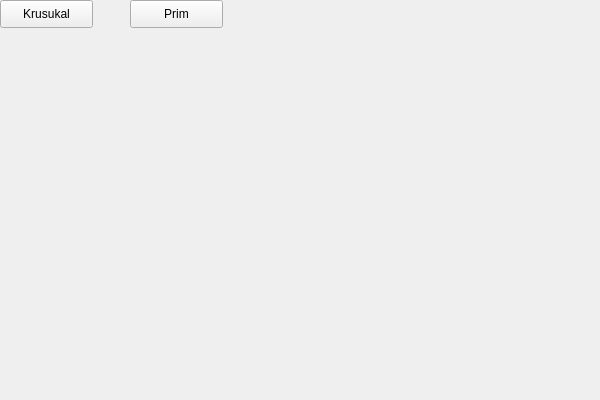
<?xml version="1.0" encoding="UTF-8"?>
<ui version="4.0">
 <class>testClass</class>
 <widget class="QWidget" name="testClass">
  <property name="geometry">
   <rect>
    <x>0</x>
    <y>0</y>
    <width>600</width>
    <height>400</height>
   </rect>
  </property>
  <property name="windowTitle">
   <string>test</string>
  </property>
  <widget class="QPushButton" name="P">
   <property name="geometry">
    <rect>
     <x>130</x>
     <y>0</y>
     <width>93</width>
     <height>28</height>
    </rect>
   </property>
   <property name="sizePolicy">
    <sizepolicy hsizetype="Expanding" vsizetype="Expanding">
     <horstretch>0</horstretch>
     <verstretch>0</verstretch>
    </sizepolicy>
   </property>
   <property name="text">
    <string>Prim</string>
   </property>
  </widget>
  <widget class="QPushButton" name="K">
   <property name="geometry">
    <rect>
     <x>0</x>
     <y>0</y>
     <width>93</width>
     <height>28</height>
    </rect>
   </property>
   <property name="text">
    <string>Krusukal</string>
   </property>
  </widget>
 </widget>
 <layoutdefault spacing="6" margin="11"/>
 <resources>
  <include location="test.qrc"/>
 </resources>
 <connections/>
 <slots>
  <slot>skrusukal()</slot>
  <slot>sPrim()</slot>
 </slots>
</ui>
